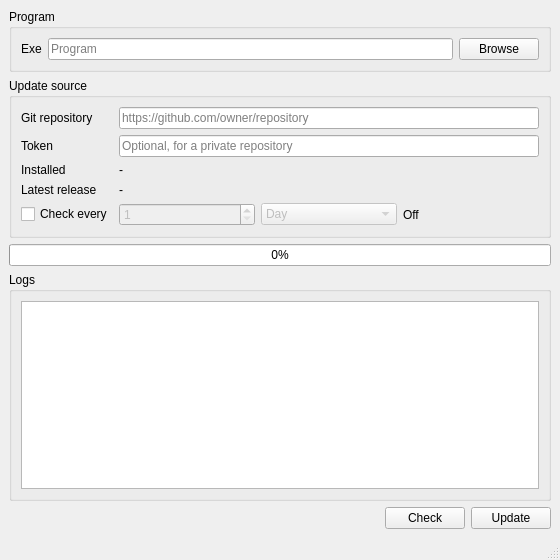
<?xml version="1.0" encoding="UTF-8"?>
<ui version="4.0">
 <class>MainWindow</class>
 <widget class="QMainWindow" name="MainWindow">
  <property name="geometry">
   <rect>
    <x>0</x>
    <y>0</y>
    <width>560</width>
    <height>560</height>
   </rect>
  </property>
  <property name="minimumSize">
   <size>
    <width>480</width>
    <height>420</height>
   </size>
  </property>
  <property name="windowTitle">
   <string>Updex</string>
  </property>
  <widget class="QWidget" name="centralwidget">
   <layout class="QVBoxLayout" name="verticalLayout">
    <item>
     <widget class="QGroupBox" name="groupBoxPath">
      <property name="title">
       <string>Program</string>
      </property>
      <layout class="QGridLayout" name="gridLayoutPath">
       <item row="0" column="0">
        <widget class="QLabel" name="labelAppExe">
         <property name="text">
          <string>Exe</string>
         </property>
        </widget>
       </item>
       <item row="0" column="1">
        <widget class="QLineEdit" name="lineEditAppExePath">
         <property name="placeholderText">
          <string>Program</string>
         </property>
        </widget>
       </item>
       <item row="0" column="2">
        <widget class="QPushButton" name="pushButtonSetExePath">
         <property name="text">
          <string>Browse</string>
         </property>
        </widget>
       </item>
      </layout>
     </widget>
    </item>
    <item>
     <widget class="QGroupBox" name="groupBoxSource">
      <property name="title">
       <string>Update source</string>
      </property>
      <layout class="QGridLayout" name="gridLayoutSource">
       <item row="0" column="0">
        <widget class="QLabel" name="labelRepository">
         <property name="text">
          <string>Git repository</string>
         </property>
        </widget>
       </item>
       <item row="0" column="1">
        <widget class="QLineEdit" name="lineEditRepository">
         <property name="placeholderText">
          <string>https://github.com/owner/repository</string>
         </property>
        </widget>
       </item>
       <item row="1" column="0">
        <widget class="QLabel" name="labelToken">
         <property name="text">
          <string>Token</string>
         </property>
        </widget>
       </item>
       <item row="1" column="1">
        <widget class="QLineEdit" name="lineEditToken">
         <property name="echoMode">
          <enum>QLineEdit::Password</enum>
         </property>
         <property name="placeholderText">
          <string>Optional, for a private repository</string>
         </property>
        </widget>
       </item>
       <item row="2" column="0">
        <widget class="QLabel" name="labelInstalledVersion">
         <property name="text">
          <string>Installed</string>
         </property>
        </widget>
       </item>
       <item row="2" column="1">
        <widget class="QLabel" name="labelInstalledVersionValue">
         <property name="text">
          <string>-</string>
         </property>
        </widget>
       </item>
       <item row="3" column="0">
        <widget class="QLabel" name="labelLatestVersion">
         <property name="text">
          <string>Latest release</string>
         </property>
        </widget>
       </item>
       <item row="3" column="1">
        <widget class="QLabel" name="labelLatestVersionValue">
         <property name="text">
          <string>-</string>
         </property>
        </widget>
       </item>
       <item row="4" column="0">
        <widget class="QCheckBox" name="checkBoxSchedule">
         <property name="text">
          <string>Check every</string>
         </property>
        </widget>
       </item>
       <item row="4" column="1">
        <layout class="QHBoxLayout" name="horizontalLayoutSchedule">
         <item>
          <widget class="QSpinBox" name="spinBoxCheckEvery">
           <property name="enabled">
            <bool>false</bool>
           </property>
           <property name="minimum">
            <number>1</number>
           </property>
           <property name="maximum">
            <number>30</number>
           </property>
           <property name="value">
            <number>1</number>
           </property>
          </widget>
         </item>
         <item>
          <widget class="QComboBox" name="comboBoxCheckUnit">
           <property name="enabled">
            <bool>false</bool>
           </property>
           <item>
            <property name="text">
             <string>Day</string>
            </property>
           </item>
           <item>
            <property name="text">
             <string>Week</string>
            </property>
           </item>
          </widget>
         </item>
         <item>
          <widget class="QLabel" name="labelNextCheckValue">
           <property name="text">
            <string>Off</string>
           </property>
          </widget>
         </item>
        </layout>
       </item>
      </layout>
     </widget>
    </item>
    <item>
     <widget class="QProgressBar" name="progressBar">
      <property name="value">
       <number>0</number>
      </property>
      <property name="textVisible">
       <bool>true</bool>
      </property>
     </widget>
    </item>
    <item>
     <widget class="QGroupBox" name="groupBoxLog">
      <property name="title">
       <string>Logs</string>
      </property>
      <property name="sizePolicy">
       <sizepolicy hsizetype="Expanding" vsizetype="Expanding">
        <horstretch>0</horstretch>
        <verstretch>1</verstretch>
       </sizepolicy>
      </property>
      <layout class="QGridLayout" name="gridLayoutLog">
       <item row="0" column="0">
        <widget class="QTextEdit" name="textEditLog"/>
       </item>
      </layout>
     </widget>
    </item>
    <item>
     <layout class="QHBoxLayout" name="horizontalLayoutButtons">
      <item>
       <spacer name="horizontalSpacer">
        <property name="orientation">
         <enum>Qt::Horizontal</enum>
        </property>
        <property name="sizeHint" stdset="0">
         <size>
          <width>40</width>
          <height>20</height>
         </size>
        </property>
       </spacer>
      </item>
      <item>
       <widget class="QPushButton" name="pushButtonCheckForUpdate">
        <property name="text">
         <string>Check</string>
        </property>
       </widget>
      </item>
      <item>
       <widget class="QPushButton" name="pushButtonUpdate">
        <property name="text">
         <string>Update</string>
        </property>
       </widget>
      </item>
     </layout>
    </item>
   </layout>
  </widget>
  <widget class="QStatusBar" name="statusbar"/>
 </widget>
 <resources/>
 <connections/>
</ui>
